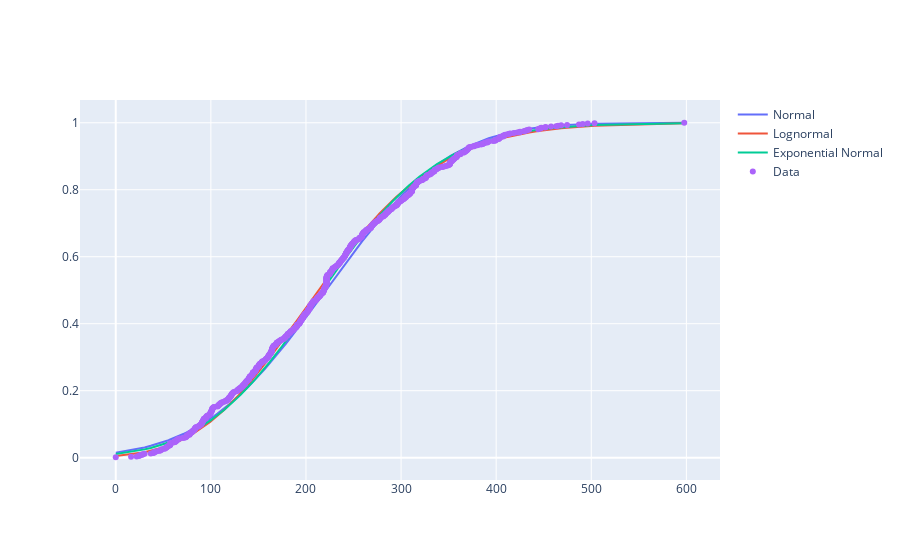

Notebook code cell kept with this figure:
### Code cell
from scipy import stats

# Fit a normal distribution to the data
params_norm = stats.norm.fit(cc)
cdf_values_norm = stats.norm.cdf(sorted_cc, *params_norm)

# Fit a log-normal distribution to the data
params_lognorm = stats.lognorm.fit(cc)
cdf_values_lognorm = stats.lognorm.cdf(sorted_cc, *params_lognorm)
print(params_lognorm)

# # Fit an exponential distribution to the data
# params_expon = stats.expon.fit(cc)
# cdf_values_expon = stats.expon.cdf(sorted_cc, *params_expon)

# Fit an Exponential Normal distribution to the data
params_exponnorm = stats.exponnorm.fit(cc)
cdf_values_exponnorm = stats.exponnorm.cdf(sorted_cc, *params_exponnorm)


fig = go.Figure()
fig.add_trace(go.Scatter(x=sorted_cc, y=cdf_values_norm, mode="lines", name="Normal"))
fig.add_trace(go.Scatter(x=sorted_cc, y=cdf_values_lognorm, mode="lines", name="Lognormal"))
# fig.add_trace(go.Scatter(x=sorted_cc, y=cdf_values_expon, mode="lines", name="Exponential"))
fig.add_trace(go.Scatter(x=sorted_cc, y=cdf_values_exponnorm, mode="lines", name="Exponential Normal"))
fig.add_trace(go.Scatter(x=sorted_cc, y=cdf, mode="markers", name="Data"))
fig.show()

### Figure 1 — Plotly figure (JSON) as saved in the notebook; plotly's stock layout.template omitted (floating-point values rounded to 4 significant figures; data arrays with more than 128 entries replaced by an {"elided": "..."} marker saying what was removed)
{"data": [{"mode": "lines", "name": "Normal", "type": "scatter", "x": {"elided": "785 float values"}, "y": {"elided": "785 float values"}}, {"mode": "lines", "name": "Lognormal", "type": "scatter", "x": {"elided": "785 float values"}, "y": {"elided": "785 float values"}}, {"mode": "lines", "name": "Exponential Normal", "type": "scatter", "x": {"elided": "785 float values"}, "y": {"elided": "785 float values"}}, {"mode": "markers", "name": "Data", "type": "scatter", "x": {"elided": "785 float values"}, "y": {"elided": "785 float values"}}], "layout": {}}
